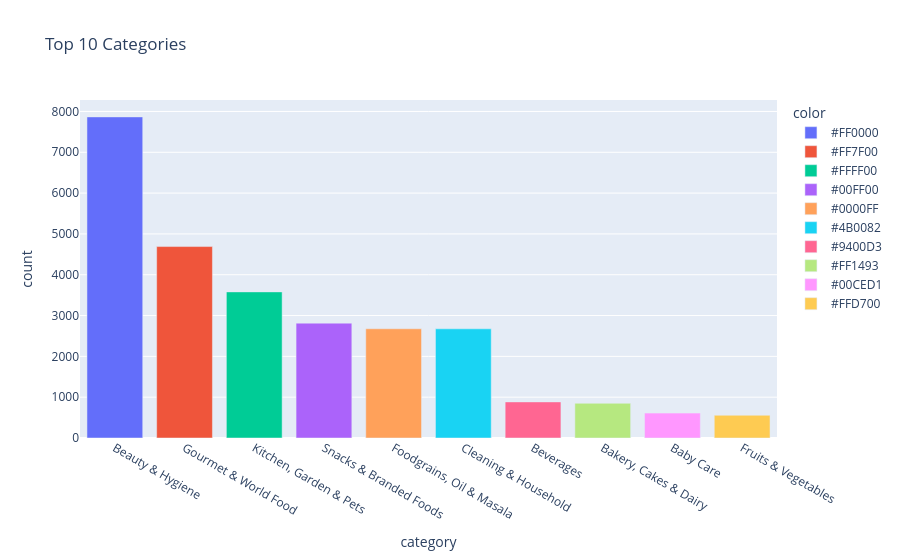

Notebook code for this chart:
### Code cell
#cateogries
top_cat = df['category'].value_counts().head(10).reset_index()
colors=['#FF0000','#FF7F00','#FFFF00','#00FF00','#0000FF','#4B0082','#9400D3','#FF1493','#00CED1','#FFD700']
top_cat.columns = ['category', 'count']
fig = px.bar(top_cat, x='category', y='count',color=colors,title='Top 10 Categories')
fig.show()

### Figure 1 — Plotly figure (JSON) as saved in the notebook; plotly's stock layout.template omitted (floating-point values rounded to 4 significant figures)
{"data": [{"hovertemplate": "color=#FF0000<br>category=%{x}<br>count=%{y}<extra></extra>", "legendgroup": "#FF0000", "marker": {"color": "#636efa", "pattern": {"shape": ""}}, "name": "#FF0000", "orientation": "v", "showlegend": true, "textposition": "auto", "type": "bar", "x": ["Beauty & Hygiene"], "xaxis": "x", "y": [7867], "yaxis": "y"}, {"hovertemplate": "color=#FF7F00<br>category=%{x}<br>count=%{y}<extra></extra>", "legendgroup": "#FF7F00", "marker": {"color": "#EF553B", "pattern": {"shape": ""}}, "name": "#FF7F00", "orientation": "v", "showlegend": true, "textposition": "auto", "type": "bar", "x": ["Gourmet & World Food"], "xaxis": "x", "y": [4690], "yaxis": "y"}, {"hovertemplate": "color=#FFFF00<br>category=%{x}<br>count=%{y}<extra></extra>", "legendgroup": "#FFFF00", "marker": {"color": "#00cc96", "pattern": {"shape": ""}}, "name": "#FFFF00", "orientation": "v", "showlegend": true, "textposition": "auto", "type": "bar", "x": ["Kitchen, Garden & Pets"], "xaxis": "x", "y": [3580], "yaxis": "y"}, {"hovertemplate": "color=#00FF00<br>category=%{x}<br>count=%{y}<extra></extra>", "legendgroup": "#00FF00", "marker": {"color": "#ab63fa", "pattern": {"shape": ""}}, "name": "#00FF00", "orientation": "v", "showlegend": true, "textposition": "auto", "type": "bar", "x": ["Snacks & Branded Foods"], "xaxis": "x", "y": [2814], "yaxis": "y"}, {"hovertemplate": "color=#0000FF<br>category=%{x}<br>count=%{y}<extra></extra>", "legendgroup": "#0000FF", "marker": {"color": "#FFA15A", "pattern": {"shape": ""}}, "name": "#0000FF", "orientation": "v", "showlegend": true, "textposition": "auto", "type": "bar", "x": ["Foodgrains, Oil & Masala"], "xaxis": "x", "y": [2676], "yaxis": "y"}, {"hovertemplate": "color=#4B0082<br>category=%{x}<br>count=%{y}<extra></extra>", "legendgroup": "#4B0082", "marker": {"color": "#19d3f3", "pattern": {"shape": ""}}, "name": "#4B0082", "orientation": "v", "showlegend": true, "textposition": "auto", "type": "bar", "x": ["Cleaning & Household"], "xaxis": "x", "y": [2675], "yaxis": "y"}, {"hovertemplate": "color=#9400D3<br>category=%{x}<br>count=%{y}<extra></extra>", "legendgroup": "#9400D3", "marker": {"color": "#FF6692", "pattern": {"shape": ""}}, "name": "#9400D3", "orientation": "v", "showlegend": true, "textposition": "auto", "type": "bar", "x": ["Beverages"], "xaxis": "x", "y": [884], "yaxis": "y"}, {"hovertemplate": "color=#FF1493<br>category=%{x}<br>count=%{y}<extra></extra>", "legendgroup": "#FF1493", "marker": {"color": "#B6E880", "pattern": {"shape": ""}}, "name": "#FF1493", "orientation": "v", "showlegend": true, "textposition": "auto", "type": "bar", "x": ["Bakery, Cakes & Dairy"], "xaxis": "x", "y": [851], "yaxis": "y"}, {"hovertemplate": "color=#00CED1<br>category=%{x}<br>count=%{y}<extra></extra>", "legendgroup": "#00CED1", "marker": {"color": "#FF97FF", "pattern": {"shape": ""}}, "name": "#00CED1", "orientation": "v", "showlegend": true, "textposition": "auto", "type": "bar", "x": ["Baby Care"], "xaxis": "x", "y": [610], "yaxis": "y"}, {"hovertemplate": "color=#FFD700<br>category=%{x}<br>count=%{y}<extra></extra>", "legendgroup": "#FFD700", "marker": {"color": "#FECB52", "pattern": {"shape": ""}}, "name": "#FFD700", "orientation": "v", "showlegend": true, "textposition": "auto", "type": "bar", "x": ["Fruits & Vegetables"], "xaxis": "x", "y": [557], "yaxis": "y"}], "layout": {"barmode": "relative", "legend": {"title": {"text": "color"}, "tracegroupgap": 0}, "title": {"text": "Top 10 Categories"}, "xaxis": {"anchor": "y", "domain": [0, 1], "title": {"text": "category"}}, "yaxis": {"anchor": "x", "domain": [0, 1], "title": {"text": "count"}}}}
